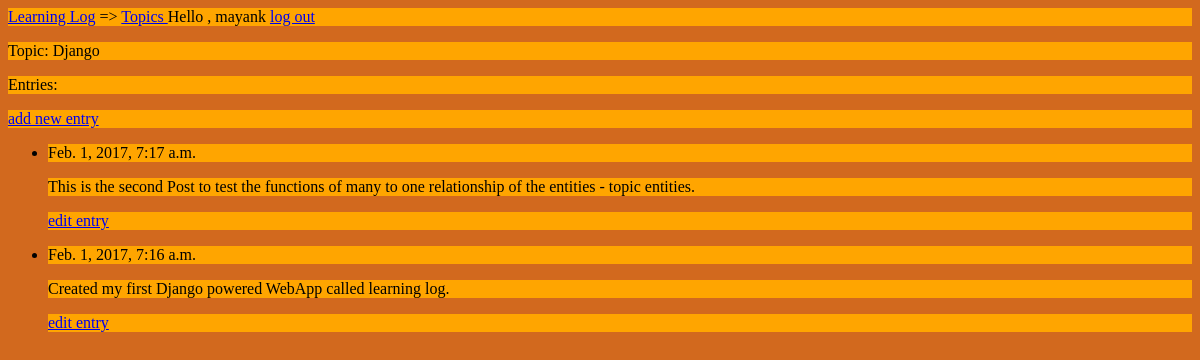
The page /topics/2/ (signed in) on the database its author committed.
### learning_logs/models.py (models this page shows, shortened)
class Topic(models.Model):
    text = models.CharField(max_length=200)
    date_added = models.DateTimeField(auto_now_add=True)
    def __str__(self):
        return self.text

class Entry(models.Model):
    topic = models.ForeignKey(Topic)
    text = models.TextField()
    date_added = models.DateTimeField(auto_now_add=True)
    class Meta:
        verbose_name_plural = "entries"

### learning_logs/views.py (the view)
# urls.py: url(r'^topics/(?P<topic_id>\d+)/$', views.topic, name='topic'),
@login_required
def topic(request, topic_id):
    topic = Topic.objects.get(id=topic_id)
    entries = topic.entry_set.order_by('-date_added')
    context = {'topic': topic, 'entries': entries }
    return render(request, 'learning_logs/topic.html', context)

### learning_logs/templates/learning_logs/topic.html
{% extends "learning_logs/base.html" %}
{% block content %}
<p> Topic: {{ topic }}</p>
<p>Entries:</p>
<p> <a href="{% url 'learning_logs:new_entry' topic.id %}">add new entry</a>
</p>
<ul>
    {% for entry in entries %}
    <li>
        <p> {{ entry.date_added }} </p>
        <p>{{ entry.text|linebreaks }}</p>
        <p>
            <a href="{% url 'learning_logs:edit_entry' entry.id %}">edit entry</a>
        </p>
    </li>
    {% empty %}
    <li>
        There are no entries for this topic yet.
    </li>
    {% endfor %}
</ul>
{% endblock content %}

### learning_logs/templates/learning_logs/base.html (shortened to what this page needs)
<p>
    <a href="{% url 'learning_logs:index' %}"> Learning Log</a> =>
    <a href="{% url 'learning_logs:topics' %}"> Topics </a>
    {% if user.is_authenticated %}
    Hello , {{ user.username }}
    <a href="{% url 'users:logout' %}">log out</a>
    {% else %}
    <a href="{% url 'users:register' %}">Register</a>
    <a href="{% url 'users:login' %}">log in</a>
    {% endif %}
</p>
{% block content %}{% endblock content %}

### learning_logs/templates/learning_logs/base.html (style rules this page uses)
p { background: orange }
a { background: inherit; transition: 5s background; }

### rows shown on the page
Topic: text "Django"
Entry: date_added "Feb. 1, 2017, 7:17 a.m.", text "This is the second Post to test the functions of many to one relationship of the entities - topic entities."
Entry: date_added "Feb. 1, 2017, 7:16 a.m.", text "Created my first Django powered WebApp called learning log."

### other values the page prints
{{ user.username }} "mayank"
